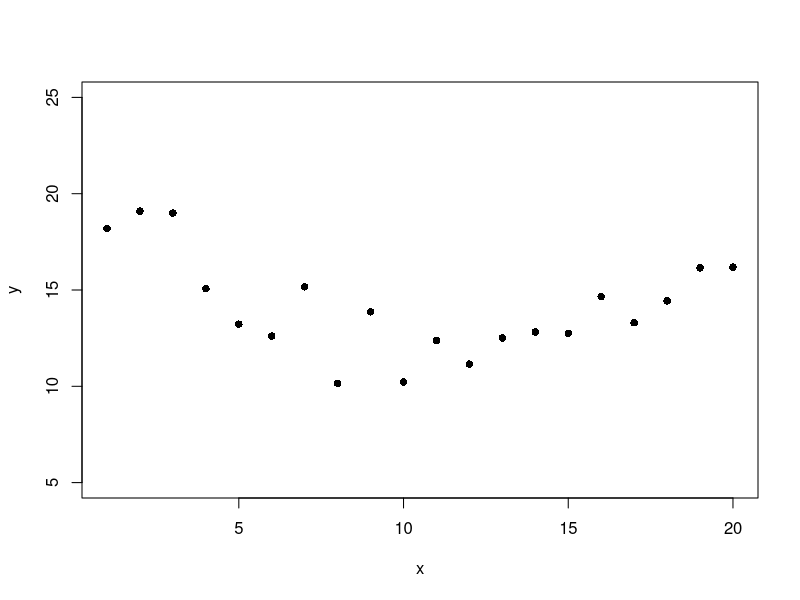
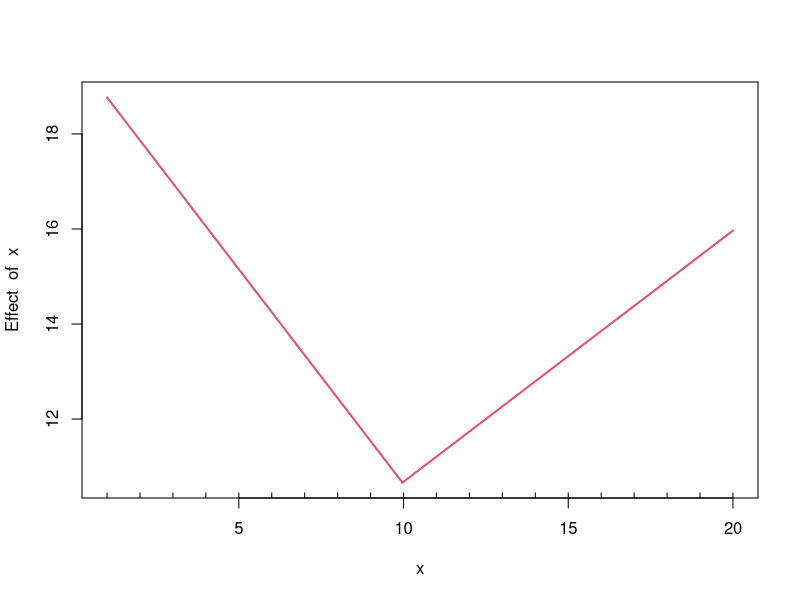
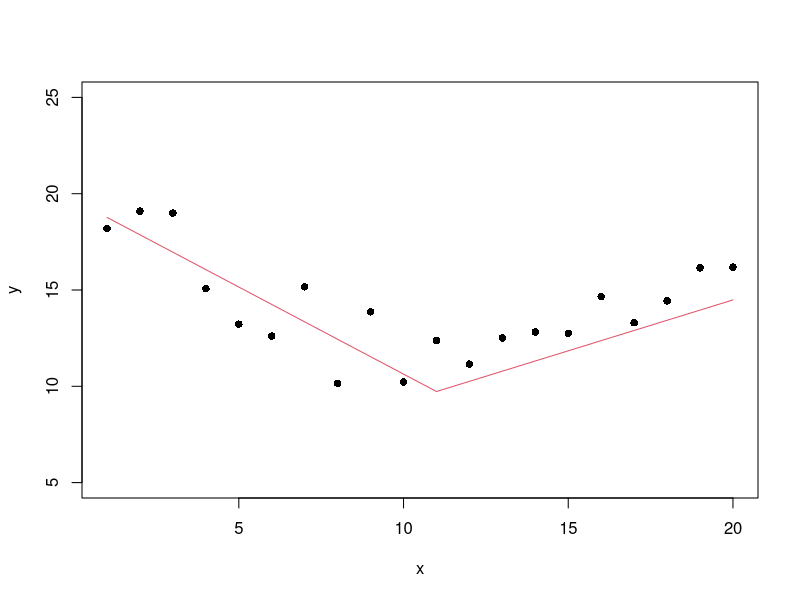

Reproduce these figures in R, in order.
### simulate segementd data
x <- c(1:10, 11:20)
y <- numeric(20)
## Create first segment
y[1:10] <- 20:11 + rnorm(10, 0, 1.5)
## Create second segment
y[11:20] <- seq(11, 15, len=10) + rnorm(10, 0, 0.8)
## Plot it
plot(x,y, ylim=c(5, 25), pch=16)

#### fit a segmended model
library(segmented)
lin.mod <- lm(y ~ x)
### psi is the initial guess
segmented.mod <- segmented(lin.mod, seg.Z= ~x, psi=13)
segmented.mod
plot(segmented.mod)
### results shows that 10.56 is the change point
c.tmp <- 10.45

### in our case since we have annual data it might be better to use x at integer, so here I will use change point at 11
c.tmp <- 11
x.u <- ifelse(x > c.tmp, 1, 0)

### so the model is y = intercept + beta_1*x + beta_2*(x-changepoint)*x.u
test <- segmented.mod$coef[1] + segmented.mod$coef[2] * x + segmented.mod$coef[3] * (x-c.tmp) * x.u

plot(x, y, ylim=c(5, 25), pch=16)
lines(x, test, col=2)
